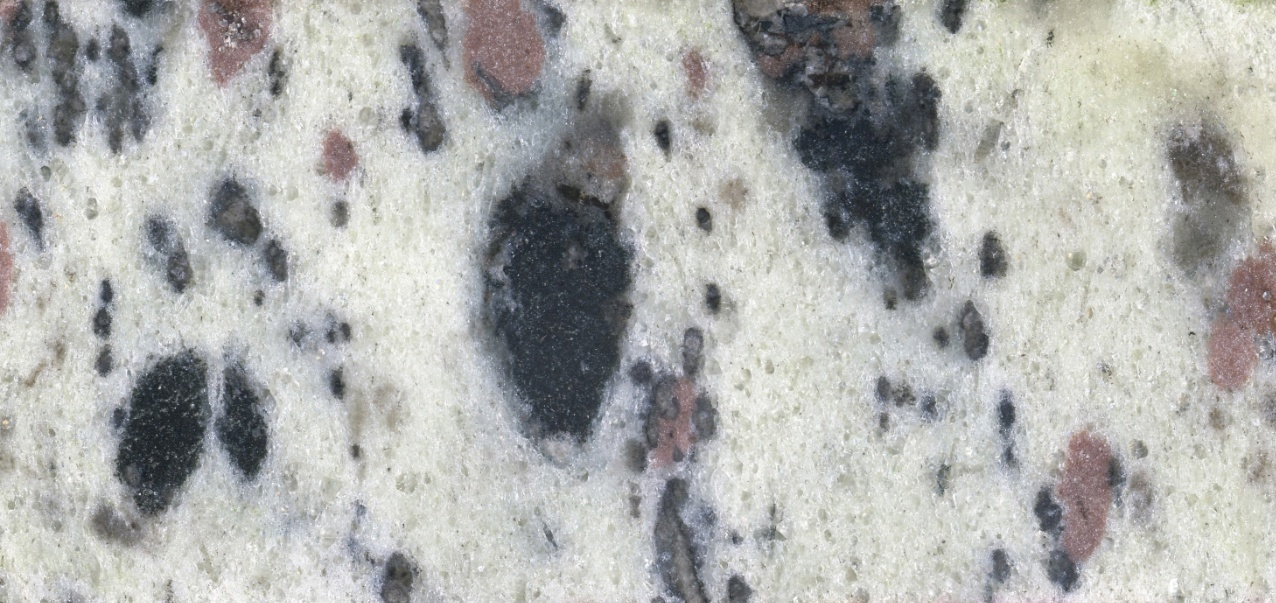
#> input picture img.png, 1276 x 603 px
$ python DensityGraphs.py
#> lines starting #> are read from the running program, lines starting #| are printed output that depends on the picture; after the words box and inside, x2 and y2 are one past the last pixel; in counts of white or black regions, pixels touching at a corner belong together
import cv2
import numpy as np
import matplotlib.pyplot as plt
import seaborn as sns

# Параметры
image_path = "img.png"  # Укажите путь к вашему изображению
h_range = (0, 180)   # Диапазон H
s_range = (36, 65)   # Диапазон S
v_range = (124, 158) # Диапазон V

def plot_hsv_distribution_combined(image_path, h_range, s_range, v_range):
    """
    Построение графика распределения значений HSV каналов на одной плоскости.

    :param image_path: Путь к изображению
    :param h_range: Диапазон значений для H (например, (0, 180))
    :param s_range: Диапазон значений для S (например, (0, 255))
    :param v_range: Диапазон значений для V (например, (0, 255))
    """
#> called with image_path = 'img.png', h_range = (0, 180), s_range = (36, 65), v_range = (124, 158)
    # Загружаем изображение
    image = cv2.imread(image_path)
#> image is the input picture: shape (603, 1276, 3); mean B, G, R 173.5, 175.5, 174.4
    if image is None:
        raise ValueError("Не удалось загрузить изображение по указанному пути.")

    # Преобразуем изображение в пространство HSV
    hsv_image = cv2.cvtColor(image, cv2.COLOR_BGR2HSV)
#> hsv_image: shape (603, 1276, 3); mean H, S, V 65.6, 15.4, 178.6

    # Извлекаем каналы HSV
    h, s, v = cv2.split(hsv_image)
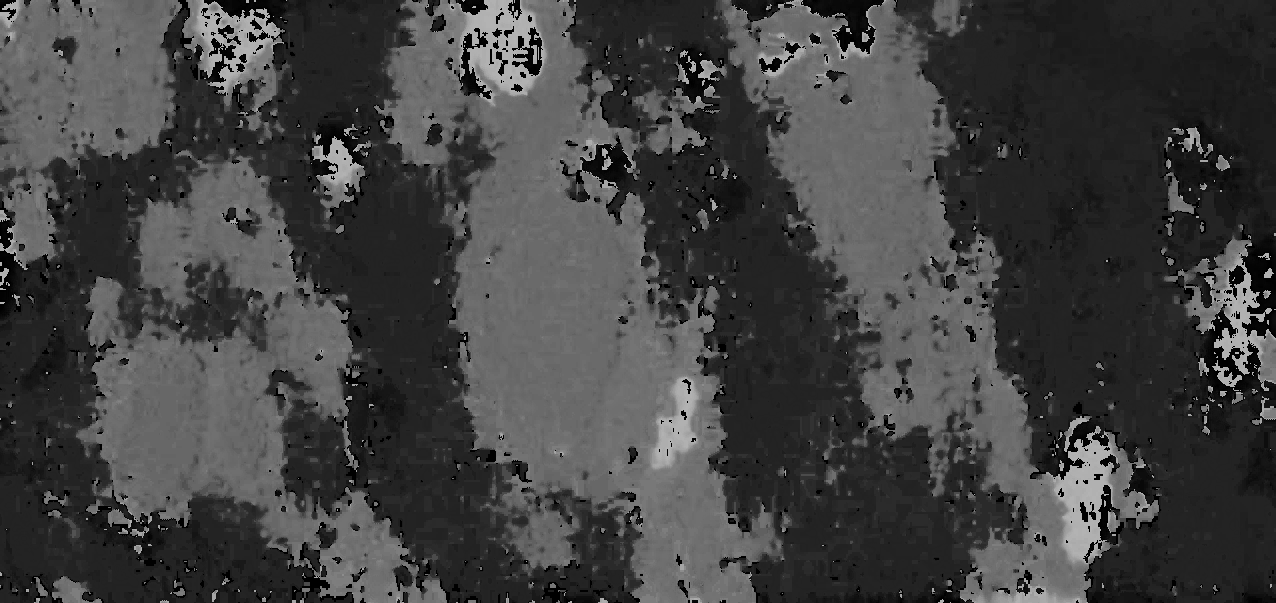
#> h: shape (603, 1276); min 0, max 179, mean 65.6
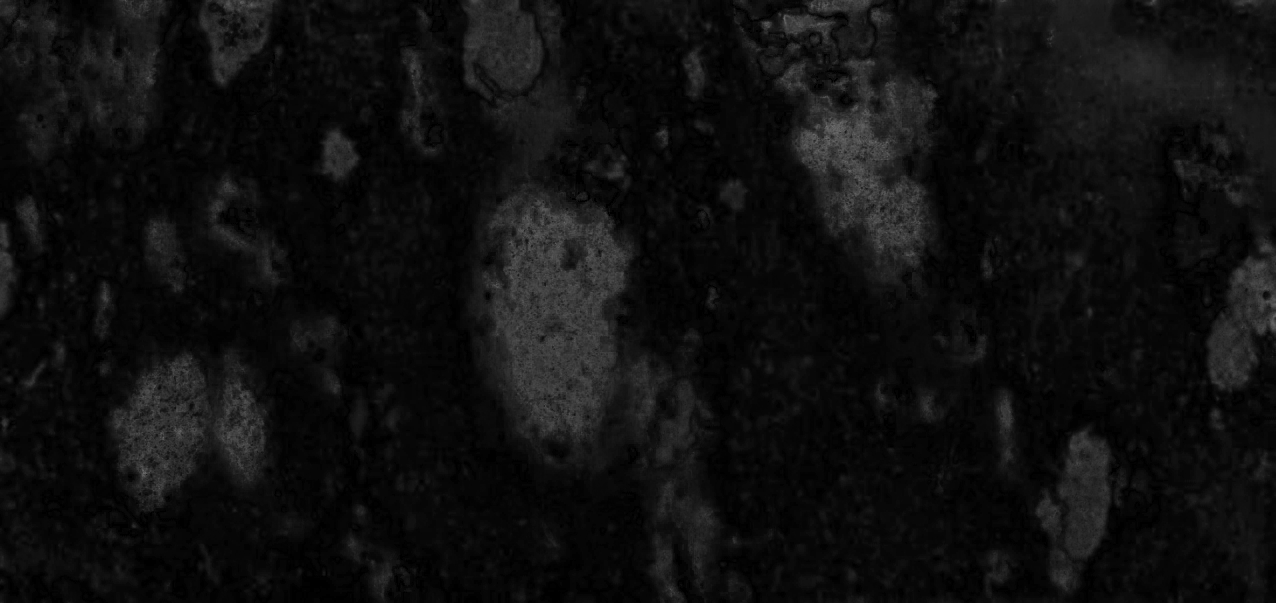
#> s: shape (603, 1276); min 0, max 113, mean 15.4
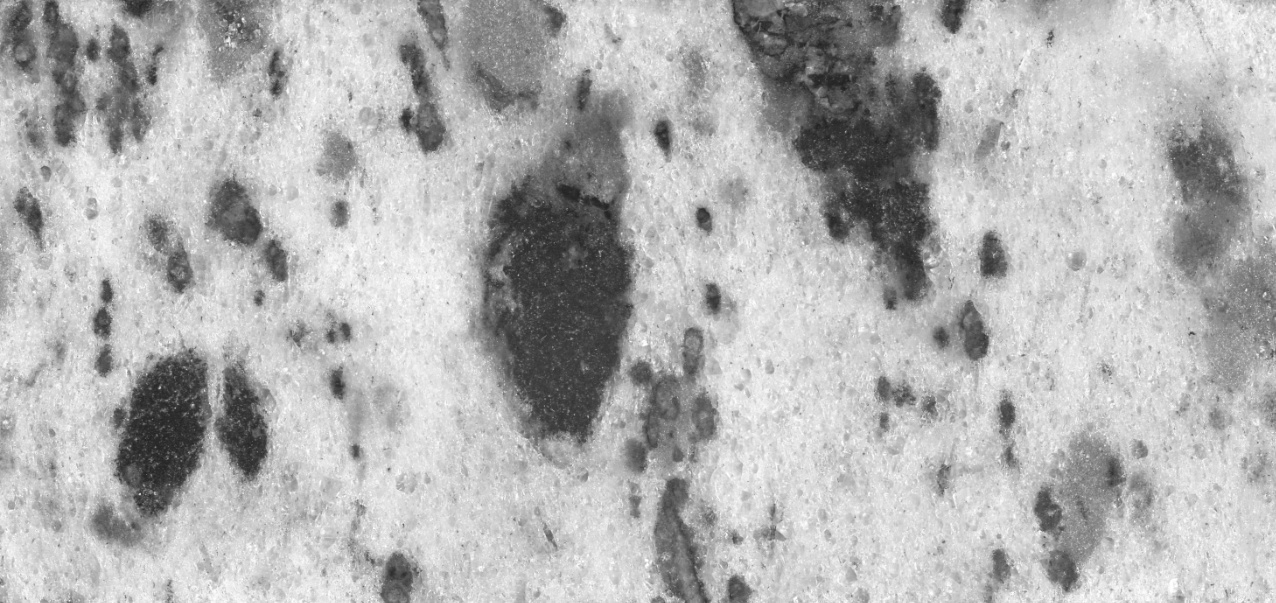
#> v: shape (603, 1276); min 31, max 255, mean 178.6

    # Фильтрация по заданным диапазонам
    mask = (
        (h >= h_range[0]) & (h <= h_range[1]) &
        (s >= s_range[0]) & (s <= s_range[1]) &
        (v >= v_range[0]) & (v <= v_range[1])
    )
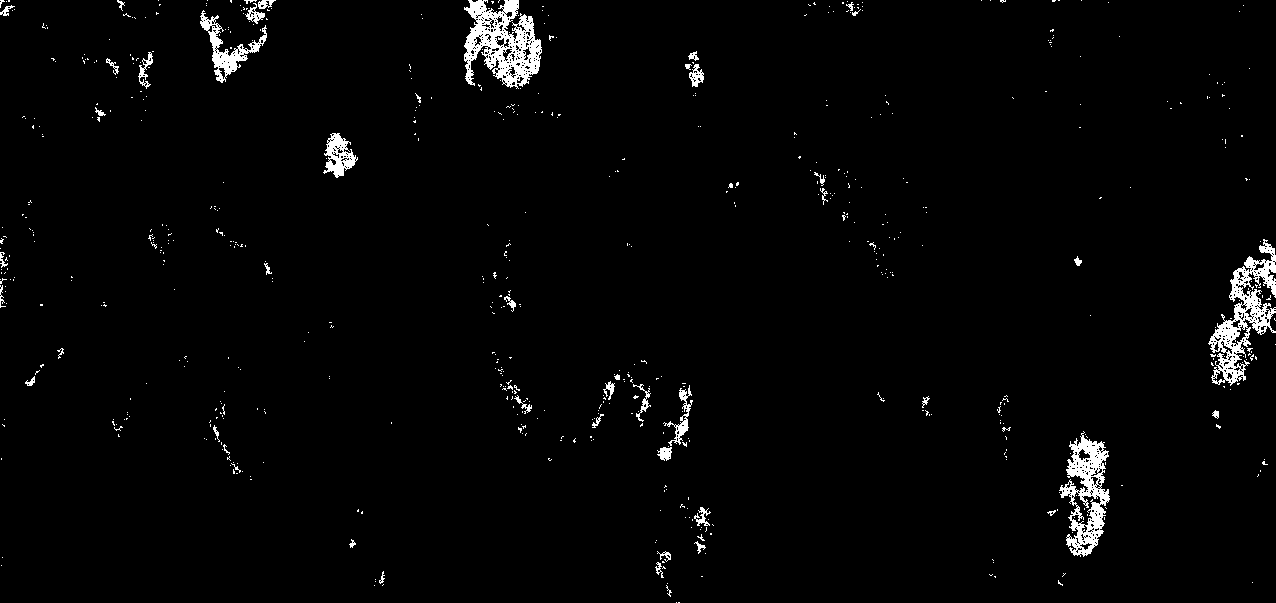
#> mask: shape (603, 1276) bool; 2.1% white; 648 white regions (599 under 20 px), largest, box (x1, y1, x2, y2) and area: (464, 0, 542, 89) 3743, (1208, 239, 1276, 386) 3327, (1059, 431, 1110, 557) 2836

    h_filtered = h[mask]
#> h_filtered = 16530 values, max 179 at index 49, min 0 at index 17, mean 103
    s_filtered = s[mask]
#> s_filtered = 16530 values, max 65 at index 284, min 36 at index 39, mean 42.98
    v_filtered = v[mask]
#> v_filtered = 16530 values, max 158 at index 84, min 124 at index 17, mean 138.6

    # Построение графика распределения на одной плоскости
    plt.figure(figsize=(10, 6))

    # Используем KDE для плавных линий
    sns.kdeplot(h_filtered.ravel(), color='red', label='Hue (H)', bw_adjust=0.5)
    sns.kdeplot(s_filtered.ravel(), color='green', label='Saturation (S)', bw_adjust=0.5)
    sns.kdeplot(v_filtered.ravel(), color='blue', label='Value (V)', bw_adjust=0.5)

    plt.title('HSV Distribution')
    plt.xlabel('Value')
    plt.ylabel('Density')
    plt.xlim(0, max(h_range[1], s_range[1], v_range[1]))
    plt.legend()
    plt.grid(True)
    plt.tight_layout()
    plt.show()
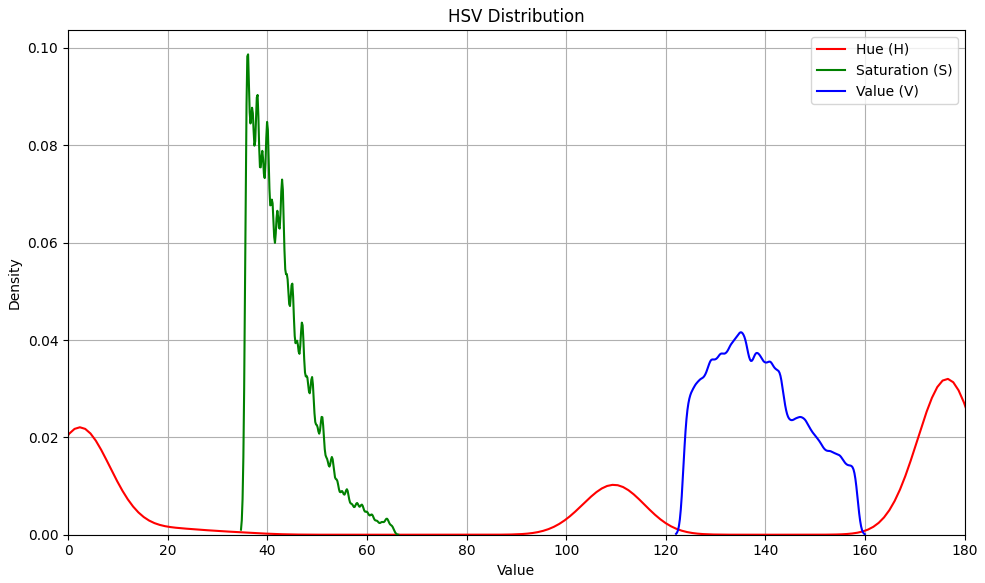
#> figure drawn by matplotlib, 1 panel; curve peaks at x = 176.6, y = 0.032; curve peaks at x = 36.15, y = 0.0987; curve peaks at x = 135, y = 0.0416

plot_hsv_distribution_combined(image_path, h_range, s_range, v_range)
